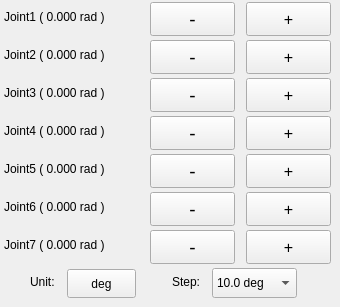
    <widget class="QWidget" name="tab1_2">
     <attribute name="title">
      <string>         MoveJ        </string>
     </attribute>
     <widget class="QPushButton" name="radDegButton_1">
      <property name="geometry">
       <rect>
        <x>67</x>
        <y>269</y>
        <width>69</width>
        <height>29</height>
       </rect>
      </property>
      <property name="text">
       <string>deg</string>
      </property>
     </widget>
     <widget class="QLabel" name="label_7">
      <property name="geometry">
       <rect>
        <x>4</x>
        <y>229</y>
        <width>143</width>
        <height>32</height>
       </rect>
      </property>
      <property name="text">
       <string>Joint7 ( 0.000 rad )</string>
      </property>
     </widget>
     <widget class="QPushButton" name="pushButton3_2">
      <property name="geometry">
       <rect>
        <x>246</x>
        <y>78</y>
        <width>85</width>
        <height>34</height>
       </rect>
      </property>
      <property name="font">
       <font>
        <family>Ubuntu</family>
        <pointsize>12</pointsize>
        <weight>50</weight>
        <italic>false</italic>
        <bold>false</bold>
       </font>
      </property>
      <property name="cursor">
       <cursorShape>PointingHandCursor</cursorShape>
      </property>
      <property name="text">
       <string>+</string>
      </property>
     </widget>
     <widget class="QLabel" name="label_step">
      <property name="geometry">
       <rect>
        <x>172</x>
        <y>266</y>
        <width>41</width>
        <height>32</height>
       </rect>
      </property>
      <property name="text">
       <string>Step:</string>
      </property>
     </widget>
     <widget class="QPushButton" name="pushButton5_1">
      <property name="geometry">
       <rect>
        <x>150</x>
        <y>154</y>
        <width>85</width>
        <height>34</height>
       </rect>
      </property>
      <property name="font">
       <font>
        <family>Ubuntu</family>
        <pointsize>14</pointsize>
        <weight>50</weight>
        <italic>false</italic>
        <bold>false</bold>
       </font>
      </property>
      <property name="cursor">
       <cursorShape>PointingHandCursor</cursorShape>
      </property>
      <property name="text">
       <string>-</string>
      </property>
     </widget>
     <widget class="QPushButton" name="pushButton6_2">
      <property name="geometry">
       <rect>
        <x>246</x>
        <y>192</y>
        <width>85</width>
        <height>34</height>
       </rect>
      </property>
      <property name="font">
       <font>
        <family>Ubuntu</family>
        <pointsize>12</pointsize>
        <weight>50</weight>
        <italic>false</italic>
        <bold>false</bold>
       </font>
      </property>
      <property name="cursor">
       <cursorShape>PointingHandCursor</cursorShape>
      </property>
      <property name="text">
       <string>+</string>
      </property>
     </widget>
     <widget class="QLabel" name="label_5">
      <property name="geometry">
       <rect>
        <x>4</x>
        <y>153</y>
        <width>143</width>
        <height>32</height>
       </rect>
      </property>
      <property name="text">
       <string>Joint5 ( 0.000 rad )</string>
      </property>
     </widget>
     <widget class="QPushButton" name="pushButton4_2">
      <property name="geometry">
       <rect>
        <x>246</x>
        <y>116</y>
        <width>85</width>
        <height>34</height>
       </rect>
      </property>
      <property name="font">
       <font>
        <family>Ubuntu</family>
        <pointsize>12</pointsize>
        <weight>50</weight>
        <italic>false</italic>
        <bold>false</bold>
       </font>
      </property>
      <property name="cursor">
       <cursorShape>PointingHandCursor</cursorShape>
      </property>
      <property name="text">
       <string>+</string>
      </property>
     </widget>
     <widget class="QComboBox" name="comboBox">
      <property name="geometry">
       <rect>
        <x>212</x>
        <y>268</y>
        <width>85</width>
        <height>30</height>
       </rect>
      </property>
      <property name="currentIndex">
       <number>3</number>
      </property>
      <item>
       <property name="text">
        <string>90.0 deg</string>
       </property>
      </item>
      <item>
       <property name="text">
        <string>60.0 deg</string>
       </property>
      </item>
      <item>
       <property name="text">
        <string>30.0 deg</string>
       </property>
      </item>
      <item>
       <property name="text">
        <string>10.0 deg</string>
       </property>
      </item>
      <item>
       <property name="text">
        <string>5.00 deg</string>
       </property>
      </item>
      <item>
       <property name="text">
        <string>1.00 deg</string>
       </property>
      </item>
      <item>
       <property name="text">
        <string>0.50 deg</string>
       </property>
      </item>
      <item>
       <property name="text">
        <string>0.25 deg</string>
       </property>
      </item>
      <item>
       <property name="text">
        <string>0.10 deg</string>
       </property>
      </item>
      <item>
       <property name="text">
        <string>0.05 deg</string>
       </property>
      </item>
      <item>
       <property name="text">
        <string>1.60 rad</string>
       </property>
      </item>
      <item>
       <property name="text">
        <string>0.80 rad</string>
       </property>
      </item>
      <item>
       <property name="text">
        <string>0.40 rad</string>
       </property>
      </item>
      <item>
       <property name="text">
        <string>0.20 rad</string>
       </property>
      </item>
      <item>
       <property name="text">
        <string>0.10 rad</string>
       </property>
      </item>
      <item>
       <property name="text">
        <string>0.05 rad</string>
       </property>
      </item>
      <item>
       <property name="text">
        <string>0.02 rad</string>
       </property>
      </item>
      <item>
       <property name="text">
        <string>0.01 rad</string>
       </property>
      </item>
     </widget>
     <widget class="QPushButton" name="pushButton5_2">
      <property name="geometry">
       <rect>
        <x>246</x>
        <y>154</y>
        <width>85</width>
        <height>34</height>
       </rect>
      </property>
      <property name="font">
       <font>
        <family>Ubuntu</family>
        <pointsize>12</pointsize>
        <weight>50</weight>
        <italic>false</italic>
        <bold>false</bold>
       </font>
      </property>
      <property name="cursor">
       <cursorShape>PointingHandCursor</cursorShape>
      </property>
      <property name="text">
       <string>+</string>
      </property>
     </widget>
     <widget class="QPushButton" name="pushButton6_1">
      <property name="geometry">
       <rect>
        <x>150</x>
        <y>192</y>
        <width>85</width>
        <height>34</height>
       </rect>
      </property>
      <property name="font">
       <font>
        <family>Ubuntu</family>
        <pointsize>14</pointsize>
        <weight>50</weight>
        <italic>false</italic>
        <bold>false</bold>
       </font>
      </property>
      <property name="cursor">
       <cursorShape>PointingHandCursor</cursorShape>
      </property>
      <property name="text">
       <string>-</string>
      </property>
     </widget>
     <widget class="QPushButton" name="pushButton1_1">
      <property name="geometry">
       <rect>
        <x>150</x>
        <y>2</y>
        <width>85</width>
        <height>34</height>
       </rect>
      </property>
      <property name="font">
       <font>
        <family>Ubuntu</family>
        <pointsize>14</pointsize>
        <weight>50</weight>
        <italic>false</italic>
        <bold>false</bold>
       </font>
      </property>
      <property name="cursor">
       <cursorShape>PointingHandCursor</cursorShape>
      </property>
      <property name="text">
       <string>-</string>
      </property>
     </widget>
     <widget class="QPushButton" name="pushButton7_1">
      <property name="geometry">
       <rect>
        <x>150</x>
        <y>230</y>
        <width>85</width>
        <height>34</height>
       </rect>
      </property>
      <property name="font">
       <font>
        <family>Ubuntu</family>
        <pointsize>14</pointsize>
        <weight>50</weight>
        <italic>false</italic>
        <bold>false</bold>
       </font>
      </property>
      <property name="cursor">
       <cursorShape>PointingHandCursor</cursorShape>
      </property>
      <property name="text">
       <string>-</string>
      </property>
     </widget>
     <widget class="QLabel" name="label_6">
      <property name="geometry">
       <rect>
        <x>4</x>
        <y>191</y>
        <width>143</width>
        <height>32</height>
       </rect>
      </property>
      <property name="text">
       <string>Joint6 ( 0.000 rad )</string>
      </property>
     </widget>
     <widget class="QPushButton" name="pushButton1_2">
      <property name="geometry">
       <rect>
        <x>246</x>
        <y>2</y>
        <width>85</width>
        <height>34</height>
       </rect>
      </property>
      <property name="font">
       <font>
        <family>Ubuntu</family>
        <pointsize>12</pointsize>
        <weight>50</weight>
        <italic>false</italic>
        <bold>false</bold>
       </font>
      </property>
      <property name="cursor">
       <cursorShape>PointingHandCursor</cursorShape>
      </property>
      <property name="text">
       <string>+</string>
      </property>
     </widget>
     <widget class="QPushButton" name="pushButton7_2">
      <property name="geometry">
       <rect>
        <x>246</x>
        <y>230</y>
        <width>85</width>
        <height>34</height>
       </rect>
      </property>
      <property name="font">
       <font>
        <family>Ubuntu</family>
        <pointsize>12</pointsize>
        <weight>50</weight>
        <italic>false</italic>
        <bold>false</bold>
       </font>
      </property>
      <property name="cursor">
       <cursorShape>PointingHandCursor</cursorShape>
      </property>
      <property name="text">
       <string>+</string>
      </property>
     </widget>
     <widget class="QLabel" name="label_4">
      <property name="geometry">
       <rect>
        <x>4</x>
        <y>115</y>
        <width>143</width>
        <height>32</height>
       </rect>
      </property>
      <property name="text">
       <string>Joint4 ( 0.000 rad )</string>
      </property>
     </widget>
     <widget class="QPushButton" name="pushButton2_1">
      <property name="geometry">
       <rect>
        <x>150</x>
        <y>40</y>
        <width>85</width>
        <height>34</height>
       </rect>
      </property>
      <property name="font">
       <font>
        <family>Ubuntu</family>
        <pointsize>14</pointsize>
        <weight>50</weight>
        <italic>false</italic>
        <bold>false</bold>
       </font>
      </property>
      <property name="cursor">
       <cursorShape>PointingHandCursor</cursorShape>
      </property>
      <property name="text">
       <string>-</string>
      </property>
     </widget>
     <widget class="QPushButton" name="pushButton2_2">
      <property name="geometry">
       <rect>
        <x>246</x>
        <y>40</y>
        <width>85</width>
        <height>34</height>
       </rect>
      </property>
      <property name="font">
       <font>
        <family>Ubuntu</family>
        <pointsize>12</pointsize>
        <weight>50</weight>
        <italic>false</italic>
        <bold>false</bold>
       </font>
      </property>
      <property name="cursor">
       <cursorShape>PointingHandCursor</cursorShape>
      </property>
      <property name="text">
       <string>+</string>
      </property>
     </widget>
     <widget class="QPushButton" name="pushButton4_1">
      <property name="geometry">
       <rect>
        <x>150</x>
        <y>116</y>
        <width>85</width>
        <height>34</height>
       </rect>
      </property>
      <property name="font">
       <font>
        <family>Ubuntu</family>
        <pointsize>14</pointsize>
        <weight>50</weight>
        <italic>false</italic>
        <bold>false</bold>
       </font>
      </property>
      <property name="cursor">
       <cursorShape>PointingHandCursor</cursorShape>
      </property>
      <property name="text">
       <string>-</string>
      </property>
     </widget>
     <widget class="QLabel" name="label_2">
      <property name="geometry">
       <rect>
        <x>4</x>
        <y>39</y>
        <width>143</width>
        <height>32</height>
       </rect>
      </property>
      <property name="text">
       <string>Joint2 ( 0.000 rad )</string>
      </property>
     </widget>
     <widget class="QLabel" name="label_3">
      <property name="geometry">
       <rect>
        <x>4</x>
        <y>77</y>
        <width>143</width>
        <height>32</height>
       </rect>
      </property>
      <property name="text">
       <string>Joint3 ( 0.000 rad )</string>
      </property>
     </widget>
     <widget class="QLabel" name="label_1">
      <property name="geometry">
       <rect>
        <x>4</x>
        <y>1</y>
        <width>143</width>
        <height>32</height>
       </rect>
      </property>
      <property name="text">
       <string>Joint1 ( 0.000 rad )</string>
      </property>
     </widget>
     <widget class="QPushButton" name="pushButton3_1">
      <property name="geometry">
       <rect>
        <x>150</x>
        <y>78</y>
        <width>85</width>
        <height>34</height>
       </rect>
      </property>
      <property name="font">
       <font>
        <family>Ubuntu</family>
        <pointsize>14</pointsize>
        <weight>50</weight>
        <italic>false</italic>
        <bold>false</bold>
       </font>
      </property>
      <property name="cursor">
       <cursorShape>PointingHandCursor</cursorShape>
      </property>
      <property name="text">
       <string>-</string>
      </property>
     </widget>
     <widget class="QLabel" name="label_unit">
      <property name="geometry">
       <rect>
        <x>30</x>
        <y>266</y>
        <width>41</width>
        <height>32</height>
       </rect>
      </property>
      <property name="text">
       <string>Unit:</string>
      </property>
     </widget>
    </widget>
